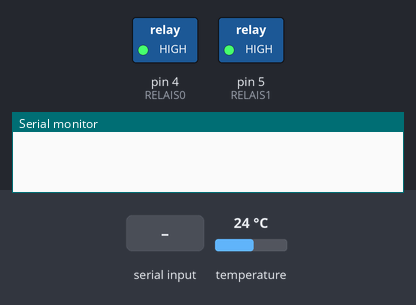
Bench run of a sketch on a simulated Arduino Uno, built with avr-gcc and run on an emulated ATmega328P. Shown: switched loads named in the sketch (green lamp = pin HIGH), the last lines printed to the serial monitor. The inputs (shaded band) are chosen by the test bench; at power-on: temperature 24 °C.

Above: at 1.7 s.
1.8 s: "p" received over Serial
At 2.9 s:
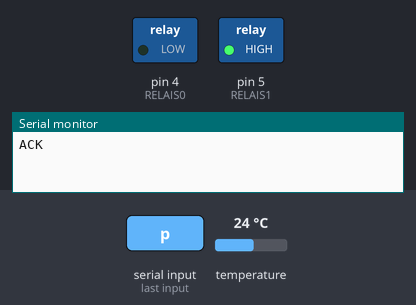
5.0 s: "r90\n" received over Serial
At 6.0 s:
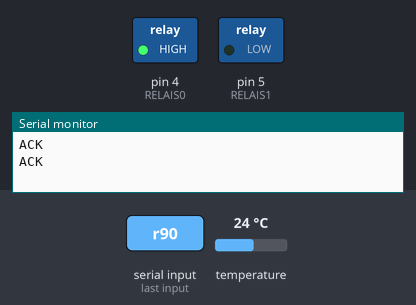
6.5 s: temperature set to 18.7 °C
10.2 s: temperature set to 17.4 °C
At 15.2 s:
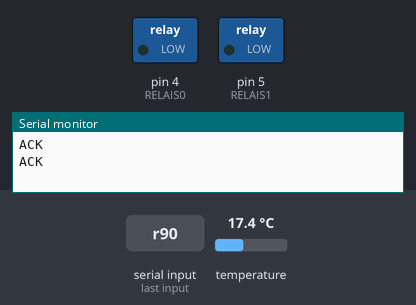
15.6 s: temperature set to 17.8 °C
21.0 s: temperature set to 18.7 °C
At 26.7 s:
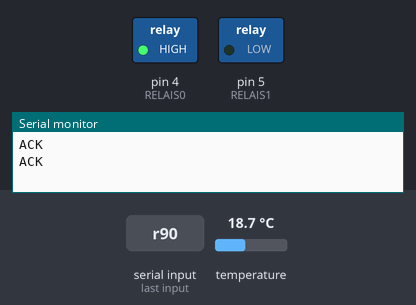
Timing chart, 0 to 27.4 s (numbered marks = the images above; inputs shaded):
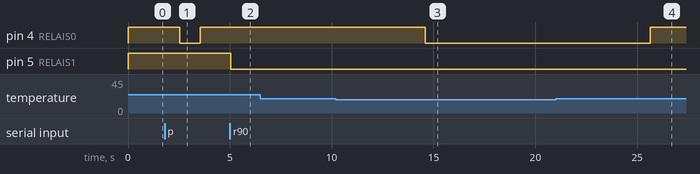

The sketch:

arduinosketch.ino
```cpp
#include <OneWire.h>
#include <DallasTemperature.h>

#define BAUDRATE 9600
#define RELAIS0 4
#define RELAIS1 5

OneWire ds(7);
DallasTemperature sensors(&ds);

byte insideTher[8] = {
  0x28, 0xE, 0xF4, 0xAB, 0x4, 0x0, 0x0, 0x17 };
byte flowInTher[8] = {
  0x28, 0x69, 0xED, 0xAB, 0x4, 0x0, 0x0, 0xDE };
byte flowOutTher[8] = {
  0x28, 0xF7, 0x70, 0xAC, 0x4, 0x0, 0x0, 0xA1 };
float insideRead;
float flowInRead;
float flowOutRead;
float goalTemp = 18;
float diffTemp = 0.15;
byte i;
int j;

void setup() {
  Serial.begin(BAUDRATE);
  pinMode(RELAIS0, OUTPUT);
  pinMode(RELAIS1, OUTPUT);
  digitalWrite(RELAIS0, 1);
  digitalWrite(RELAIS1, 1);

  //Set sensor resolution
  sensors.begin();
  sensors.setResolution(insideTher, 12);
  sensors.setResolution(flowInTher, 11);
  sensors.setResolution(flowOutTher, 11);

}

void loop() {
  calculateTemp(insideTher);
  calculateTemp(flowInTher);
  calculateTemp(flowOutTher);

  for (j = 0; j < 10; j++){
    communication();
    delay(100);
  }

  insideRead=readTemp(insideTher);
  flowInRead=readTemp(flowInTher);
  flowOutRead=readTemp(flowOutTher);

  // If relais off AND temperature is lower than (goal-diff) turn it on
  if ((!digitalRead(RELAIS0) == 0) && (insideRead < (goalTemp-diffTemp))){
    digitalWrite(RELAIS0, 0);
  }

  // If relais on
  if (!digitalRead(RELAIS0) == 1){
    if (insideRead > (goalTemp+diffTemp)) { //turn off relais
      digitalWrite(RELAIS0, 1);
    }

    if ((flowInRead > 48) && (insideRead > (goalTemp+(diffTemp/2)))){
      digitalWrite(RELAIS0, 1);  //turn off relais before if water hot already
    }
  }

  for (j = 0; j < 30; j++){
    communication();
    delay(100);
  }
}

void calculateTemp(byte *sensor) {
  ds.reset();
  ds.select(sensor);
  ds.write(0x44, 0);        // start conversion, without parasite power
  delay(250);
}

float readTemp(byte *sensor){
  float result;
  byte data[12];

  ds.reset();
  ds.select(sensor);
  ds.write(0xBE);          // read temperature
  delay(250);
  for ( i = 0; i < 9; i++) {           // we need 9 bytes
   data[i] = ds.read();
  }

  if (OneWire::crc8(data, 8) != data[8]){   //Check CRC
    return (250); //If temperature read is wrong, return ludicrously high temp and keep relais off
  }

  //////Code from library example sketch
  int16_t raw = (data[1] << 8) | data[0];
  return ((float)raw / 16.0);
}

void communication(){
  if (Serial.available() > 0) {
    int inByte = Serial.read();
    switch (inByte) {
    case 'q':
      Serial.println("ACK");
      digitalWrite(RELAIS0, 1);
      break;

    case 'w':
      Serial.println("ACK");
      digitalWrite(RELAIS0, 0);
      break;

    case 'e':
      Serial.println("ACK");
      digitalWrite(RELAIS1, 1);
      break;

    case 'r':
      Serial.println("ACK");
      digitalWrite(RELAIS1, 0);
      break;

    case 't':
      Serial.print(insideRead);
      Serial.print(",");
      Serial.print(flowInRead);
      Serial.print(",");
      Serial.print(flowOutRead);
      Serial.print(",");
      Serial.print(goalTemp);
      Serial.print(",");
      Serial.print(diffTemp);
      Serial.print(",");
      Serial.print(!digitalRead(RELAIS0));
      Serial.print(",");
      Serial.println(!digitalRead(RELAIS1));
      break;

    //A miniute of silence for "case 'y':"

    case 'u':
      goalTemp=Serial.parseFloat();
      Serial.println(goalTemp);
      break;

    case 'i':
      diffTemp=Serial.parseFloat();
      Serial.println(diffTemp);
      break;

    //"case 'o':" is in a better place now...

    case 'p':
      Serial.println("ACK");
      digitalWrite(RELAIS0, 0);
      delay(1000);
      digitalWrite(RELAIS0, 1);
      break;
    }
  }
}
```

Measured:
- the behaviour switches between 17.9 and 17.8 °C on temperature (found by bisection; images 2 and 3)
- the behaviour switches between 18.1 and 18.2 °C on temperature (found by bisection; images 3 and 4)
- after the input at 1.8 s, pin 4 (RELAIS0): HIGH → LOW after 0.74 s, → HIGH 1.0 s later
- after the input at 5.0 s, pin 5 (RELAIS1): HIGH → LOW at once
- after the input at 6.5 s, every drawn part: stays the same
- after the input at 10.2 s, pin 4 (RELAIS0): HIGH → LOW after 4.4 s
- after the input at 15.6 s, every drawn part: stays the same
- after the input at 21.0 s, pin 4 (RELAIS0): LOW → HIGH after 4.6 s
